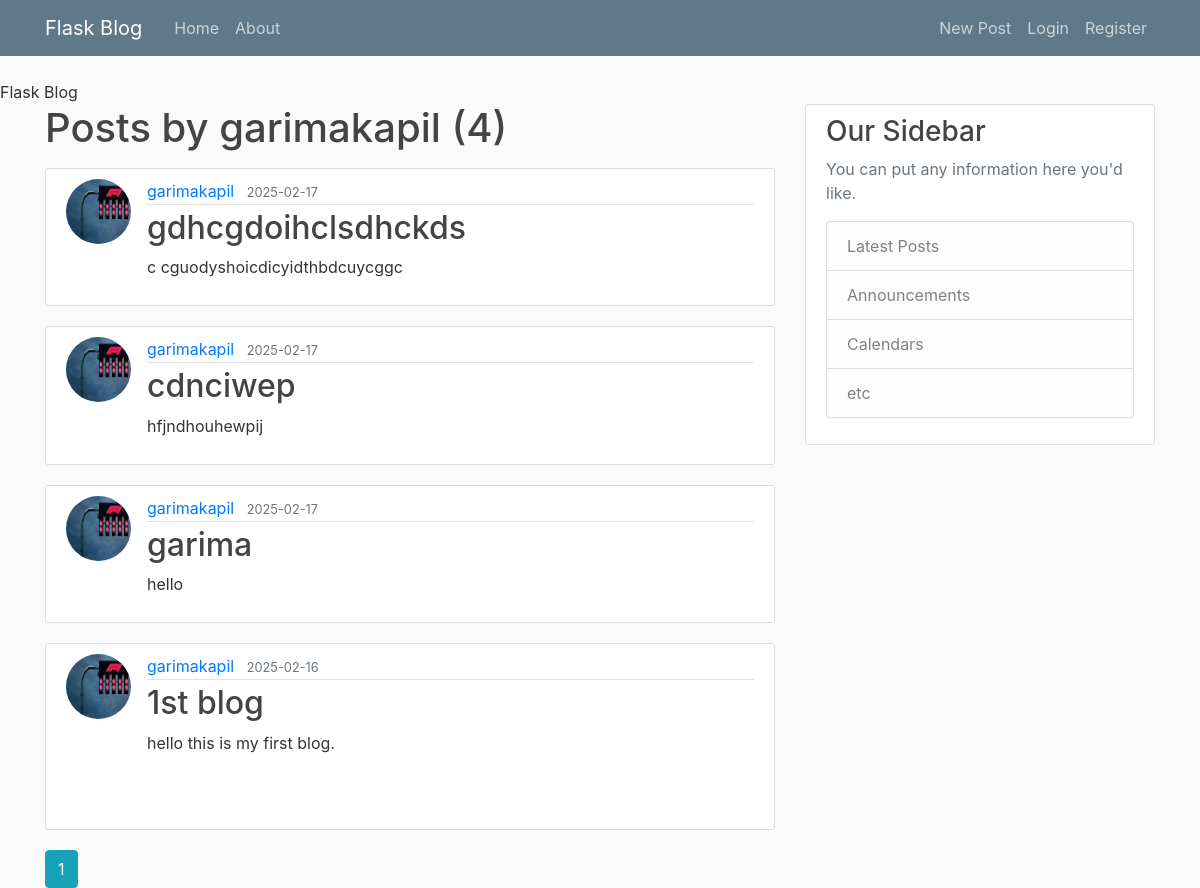
Page /user/garimakapil on the earlier database version.
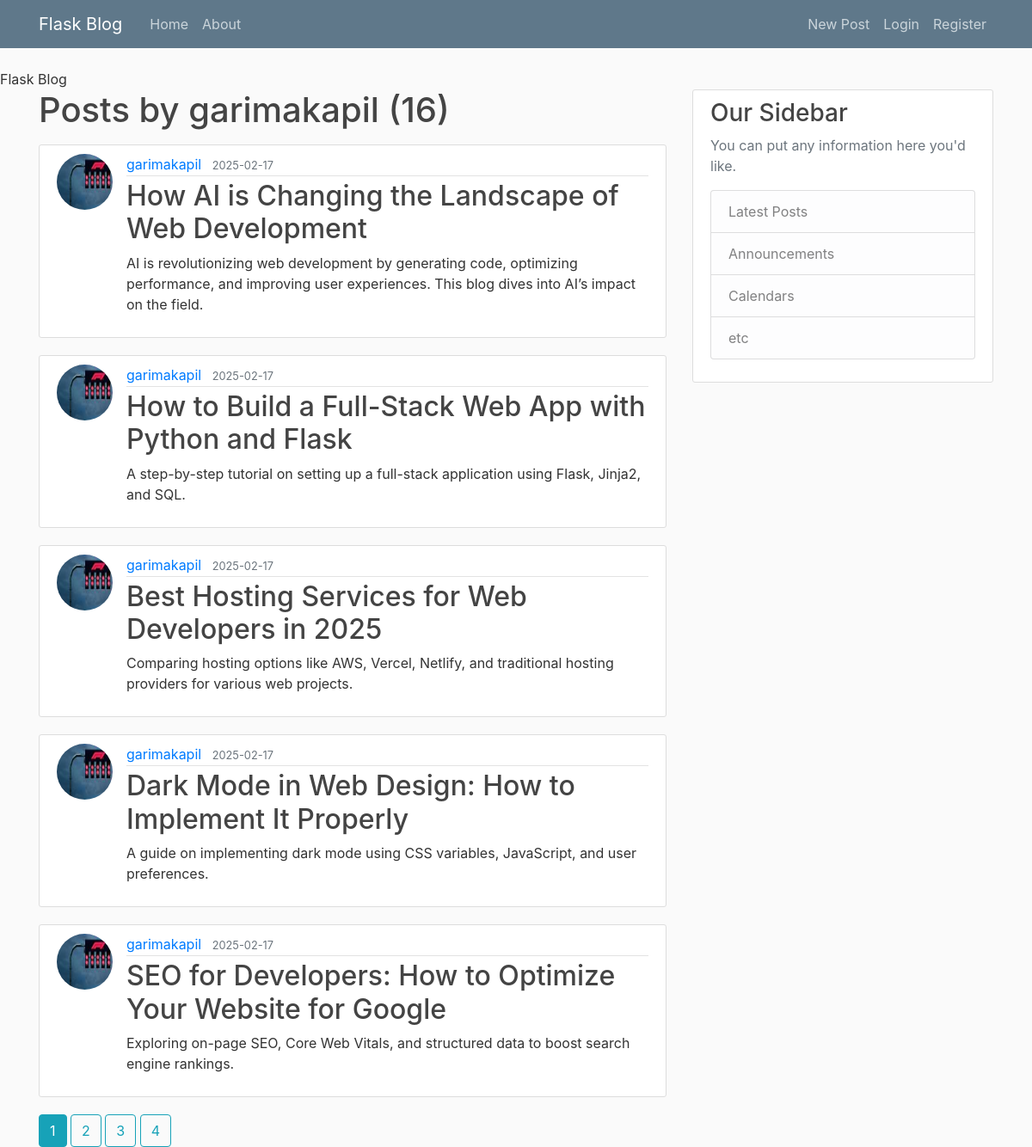
Same page on the later database version.
### flaskblog/models.py (models this page shows, shortened)
class Post(db.Model):
    id = db.Column(db.Integer, primary_key=True)
    title = db.Column(db.String(100), nullable=False)
    date_posted = db.Column(db.DateTime, nullable=False, default=lambda: datetime.now(timezone.utc))
    content = db.Column(db.Text, nullable=False)
    user_id = db.Column(db.Integer, db.ForeignKey('user.id'), nullable=False)

class User(db.Model, UserMixin):
    id = db.Column(db.Integer, primary_key=True)
    username = db.Column(db.String(20), unique=True,nullable=False)
    email = db.Column(db.String(120), unique=True,nullable=False)
    image_file = db.Column(db.String(20),nullable=False, default = 'default.jpg')
    password = db.Column(db.String(60),nullable=False)
    posts = db.relationship('Post',backref='author',lazy=True)

### flaskblog/users/routes.py (the view)
@users.route("/user/<string:username>")
def user_post(username):
    page=request.args.get('page', 1, type=int)
    user= User.query.filter_by(username=username).first_or_404()
    posts = Post.query.filter_by(author=user).order_by(Post.date_posted.desc()).paginate(page=page, per_page=5)
    return render_template("user_post.html" , posts = posts,user=user)

### flaskblog/templates/user_post.html
{% extends "layout.html" %}
{% block content %}
    <h1 class="mb-3">Posts by {{ user.username }} ({{ posts.total }}) </h1>
    {% for post in posts.items %}
    <article class="media content-section">
      <img class="rounded-circle article-img" src="{{ url_for('static', filename='profile_pics/' + post.author.image_file) }}">
        <div class="media-body">
          <div class="article-metadata">
            <a class="mr-2" href="{{ url_for('users.user_post', username=post.author.username) }}">{{ post.author.username }}</a>
            <small class="text-muted">{{ post.date_posted.strftime('%Y-%m-%d') }}</small>
          </div>
          <h2><a class="article-title" href="{{ url_for('posts.post', post_id=post.id) }}">{{ post.title }}</a></h2>
          <p class="article-content">{{ post.content }}</p>
        </div>
      </article>
    {% endfor %}
    {% for page_num in posts.iter_pages(left_edge=1, right_edge=1, left_current=1, right_current=2) %}
      {% if page_num %}
        {% if posts.page == page_num %}
        <a class="btn btn-info" href="{{ url_for('users.user_post',username=user.username,page = page_num) }}">{{ page_num }}</a>
        {% else %}
        <a class="btn btn-outline-info" href="{{ url_for('users.user_post',username=user.username,page = page_num) }}">{{ page_num }}</a>
        {% endif %}
      {% else %}
      ...
      {% endif %}
    {% endfor %}
{% endblock %}

Differences in the rows shown:
no longer on this page (row edited): Post: image_file (picture), author.username "garimakapil", date_posted "2025-02-17", title "gdhcgdoihclsdhckds", content "c cguodyshoicdicyidthbdcuycggc"
no longer on this page (row edited): Post: image_file (picture), author.username "garimakapil", date_posted "2025-02-17", title "cdnciwep", content "hfjndhouhewpij"
no longer on this page (row edited): Post: image_file (picture), author.username "garimakapil", date_posted "2025-02-17", title "garima", content "hello"
no longer on this page (row unchanged): Post: image_file (picture), author.username "garimakapil", date_posted "2025-02-16", title "1st blog", content "hello this is my first blog."
added Post: image_file (picture), author.username "garimakapil", date_posted "2025-02-17", title "How AI is Changing the Landscape of Web Development", content "AI is revolutionizing web development by generating code, optimizing performance, and improving user experiences. This blog dives into AI’s impact on the field."
added Post: image_file (picture), author.username "garimakapil", date_posted "2025-02-17", title "How to Build a Full-Stack Web App with Python and Flask", content "A step-by-step tutorial on setting up a full-stack application using Flask, Jinja2, and SQL."
added Post: image_file (picture), author.username "garimakapil", date_posted "2025-02-17", title "Best Hosting Services for Web Developers in 2025", content "Comparing hosting options like AWS, Vercel, Netlify, and traditional hosting providers for various web projects."
added Post: image_file (picture), author.username "garimakapil", date_posted "2025-02-17", title "Dark Mode in Web Design: How to Implement It Properly", content "A guide on implementing dark mode using CSS variables, JavaScript, and user preferences."
added Post: image_file (picture), author.username "garimakapil", date_posted "2025-02-17", title "SEO for Developers: How to Optimize Your Website for Google", content "Exploring on-page SEO, Core Web Vitals, and structured data to boost search engine rankings."
Other differences:
{{ posts.total }}: "4" → "16"
new list line: "2"
new list line: "3"
new list line: "4"
